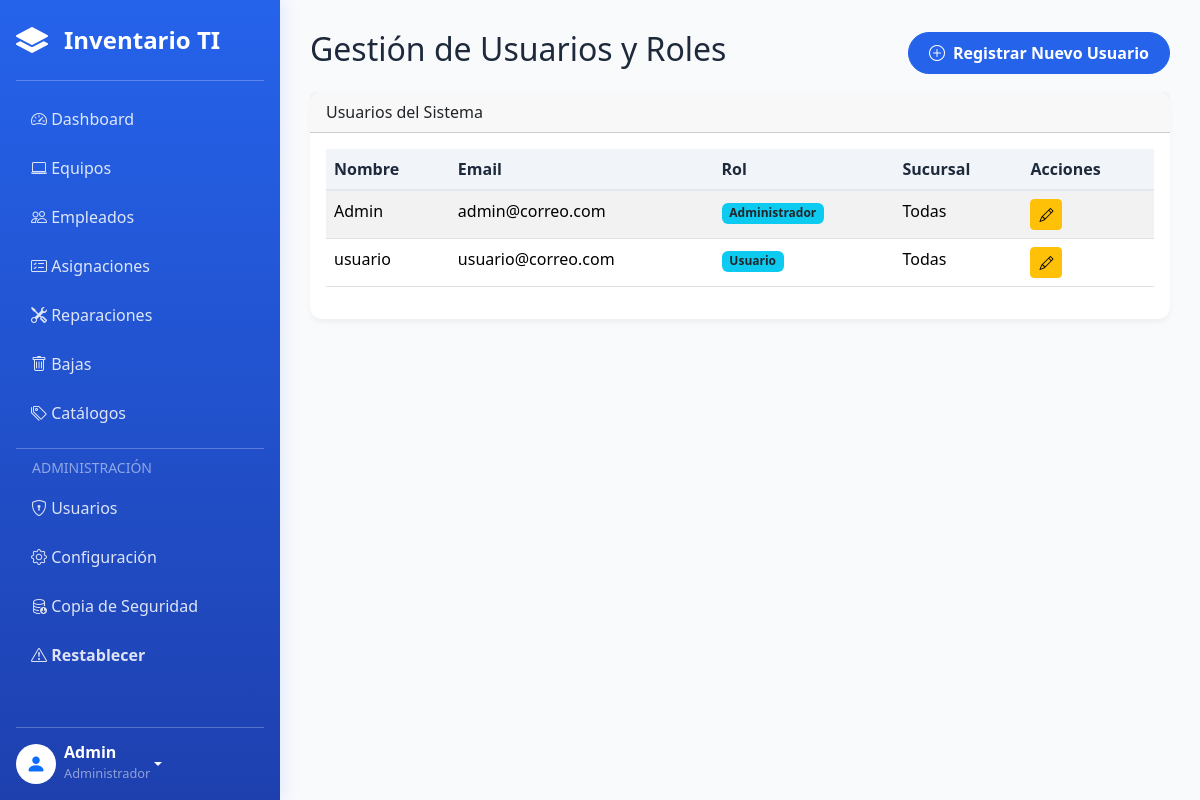
The page /gestion_usuarios.php (signed in) on the database its author committed.
### tables this page shows
CREATE TABLE IF NOT EXISTS `usuarios` (
  `id` int NOT NULL AUTO_INCREMENT,
  `id_sucursal` int DEFAULT NULL,
  `nombre` varchar(100) NOT NULL,
  `email` varchar(100) NOT NULL,
  `password` varchar(255) NOT NULL,
  `activo` tinyint(1) NOT NULL DEFAULT '1',
  `fecha_creacion` timestamp NOT NULL DEFAULT CURRENT_TIMESTAMP,
  PRIMARY KEY (`id`),
  UNIQUE KEY `email` (`email`),
  KEY `fk_usuario_sucursal` (`id_sucursal`),
  CONSTRAINT `fk_usuario_sucursal` FOREIGN KEY (`id_sucursal`) REFERENCES `sucursales` (`id`)
);

CREATE TABLE IF NOT EXISTS `roles` (
  `id` int NOT NULL AUTO_INCREMENT,
  `nombre_rol` varchar(50) NOT NULL,
  PRIMARY KEY (`id`),
  UNIQUE KEY `nombre_rol` (`nombre_rol`)
);

### public/gestion_usuarios.php (the view, shortened to what this page needs)
<?php
require_once '../templates/header.php';
$usuarios = $conexion->query("SELECT u.id, u.nombre, u.email, r.nombre_rol, s.nombre as sucursal_nombre FROM usuarios u LEFT JOIN usuario_roles ur ON u.id = ur.id_usuario LEFT JOIN roles r ON ur.id_rol = r.id LEFT JOIN sucursales s ON u.id_sucursal = s.id ORDER BY u.nombre");
?>
<div class="d-flex justify-content-between align-items-center mb-3">
    <h1 class="h2">Gestión de Usuarios y Roles</h1>
    <a href="usuario_agregar.php" class="btn btn-primary"><i class="bi bi-plus-circle me-2"></i>Registrar Nuevo Usuario</a>
</div>
<div class="card">
    <div class="card-header">Usuarios del Sistema</div>
    <div class="card-body">
        <div class="table-responsive">
            <table class="table table-striped table-hover">
                <thead>
                    <tr><th>Nombre</th><th>Email</th><th>Rol</th><th>Sucursal</th><th>Acciones</th></tr>
                </thead>
                <tbody>
                    <?php while ($usuario = $usuarios->fetch_assoc()): ?>
                        <tr>
                            <td><?php echo htmlspecialchars($usuario['nombre']); ?></td>
                            <td><?php echo htmlspecialchars($usuario['email']); ?></td>
                            <td><span class="badge bg-info text-dark"><?php echo htmlspecialchars($usuario['nombre_rol'] ?? 'Sin rol'); ?></span></td>
                            <td><?php echo htmlspecialchars($usuario['sucursal_nombre'] ?? 'Todas'); ?></td>
                            <td>
                                <a href="usuario_editar.php?id=<?php echo $usuario['id']; ?>" class="btn btn-warning btn-sm" title="Editar"><i class="bi bi-pencil"></i></a>
                            </td>
                        </tr>
                    <?php endwhile; ?>
                </tbody>
            </table>
        </div>
    </div>
</div>
<?php require_once '../templates/footer.php'; ?>

### templates/header.php (shortened to what this page needs)
<?php
$current_page = basename($_SERVER['PHP_SELF']);
?>
<!DOCTYPE html>
<html lang="es">
<head>
    <link href="https://cdn.jsdelivr.net/npm/bootstrap@5.3.3/dist/css/bootstrap.min.css" rel="stylesheet">
    <link rel="stylesheet" href="https://cdn.jsdelivr.net/npm/bootstrap-icons@1.11.3/font/bootstrap-icons.min.css">
    <link rel="stylesheet" href="https://cdn.datatables.net/1.13.6/css/dataTables.bootstrap5.min.css">
    <link rel="stylesheet" href="https://cdn.datatables.net/buttons/2.4.1/css/buttons.bootstrap5.min.css">
    <link rel="stylesheet" href="css/style.css?ver=<?php echo time(); ?>">
</head>
<body>
<div class="sidebar d-flex flex-column flex-shrink-0 p-3 text-white" id="sidebar">
    <a href="index.php" class="d-flex align-items-center mb-4 mb-md-0 me-md-auto text-white text-decoration-none">
        <i class="bi bi-layers-fill me-3" style="font-size: 2rem;"></i>
        <span class="fs-4 fw-bold">Inventario TI</span>
    </a>
    <hr>
    <ul class="nav nav-pills flex-column mb-auto">
        <li class="nav-item">
            <a href="index.php" class="nav-link <?php if($current_page == 'index.php') echo 'active'; ?>">
                <i class="bi bi-speedometer2"></i> Dashboard
            </a>
        </li>
        <li>
            <a href="equipos.php" class="nav-link <?php if(in_array($current_page, ['equipos.php', 'equipo_agregar.php', 'equipo_editar.php', 'equipo_detalle.php'])) echo 'active'; ?>">
                <i class="bi bi-laptop"></i> Equipos
            </a>
        </li>
        <li>
            <a href="empleados.php" class="nav-link <?php if(in_array($current_page, ['empleados.php', 'empleado_agregar.php', 'empleado_editar.php'])) echo 'active'; ?>">
                <i class="bi bi-people"></i> Empleados
            </a>
        </li>
        <li>
            <a href="asignaciones.php" class="nav-link <?php if(str_starts_with($current_page, 'asignacion')) echo 'active'; ?>">
                <i class="bi bi-card-checklist"></i> Asignaciones
            </a>
        </li>
        <li>
            <a href="reparaciones.php" class="nav-link <?php if(str_starts_with($current_page, 'reparacion')) echo 'active'; ?>">
                <i class="bi bi-tools"></i> Reparaciones
            </a>
        </li>
        <li>
            <a href="bajas.php" class="nav-link <?php if(str_starts_with($current_page, 'baja') || $current_page == 'equipo_dar_de_baja.php') echo 'active'; ?>">
                <i class="bi bi-trash"></i> Bajas
            </a>
        </li>
        <li>
            <a href="gestion_catalogos.php" class="nav-link <?php if($current_page == 'gestion_catalogos.php') echo 'active'; ?>">
                <i class="bi bi-tags"></i> Catálogos
            </a>
        </li>
        <?php
        $rol = isset($_SESSION['user_rol']) ? strtolower($_SESSION['user_rol']) : '';
        if ($rol === 'administrador' || $rol === 'admin'):
        ?>
        <hr class="my-2 border-white opacity-25">
        <div class="small text-uppercase text-white-50 mb-2 px-3">Administración</div>
        <li>
            <a href="gestion_usuarios.php" class="nav-link <?php if(str_starts_with($current_page, 'usuario')) echo 'active'; ?>">
                <i class="bi bi-shield-lock"></i> Usuarios
            </a>
        </li>
        <li>
            <a href="configuracion.php" class="nav-link <?php if($current_page == 'configuracion.php') echo 'active'; ?>">
                <i class="bi bi-gear"></i> Configuración
            </a>
        </li>
        <li>
            <a href="backup.php" class="nav-link <?php if($current_page == 'backup.php') echo 'active'; ?>">
                <i class="bi bi-database-down"></i> Copia de Seguridad
            </a>
        </li>
        <li>
            <a href="reset_system.php" class="nav-link text-danger <?php if($current_page == 'reset_system.php') echo 'active bg-danger text-white'; ?>" style="font-weight: 600;">
                <i class="bi bi-exclamation-triangle"></i> Restablecer
            </a>
        </li>
        <?php endif; ?>
    </ul>
    <hr>
    <div class="dropdown">
        <a href="#" class="d-flex align-items-center text-white text-decoration-none dropdown-toggle" data-bs-toggle="dropdown" aria-expanded="false">
            <div class="rounded-circle bg-white text-primary d-flex justify-content-center align-items-center me-2" style="width: 40px; height: 40px;">
                <i class="bi bi-person-fill fs-5"></i>
            </div>
            <div>
                <strong class="d-block lh-1"><?php echo htmlspecialchars($_SESSION['user_nombre'] ?? 'Usuario'); ?></strong>
                <small class="text-white-50" style="font-size: 0.8rem;"><?php echo htmlspecialchars($_SESSION['user_rol'] ?? 'Rol'); ?></small>
            </div>
        </a>
    </div>
</div>
<main class="main-content">

### templates/footer.php (shortened to what this page needs)
</main>
</body>
</html>

### public/css/style.css (style rules this page uses)
:root { --primary-blue: #2563eb; --primary-dark: #1e40af; --bg-body: #f8fafc; --bg-card: #ffffff; --text-main: #1e293b; --text-muted: #64748b; --radius-md: 12px; --radius-pill: 50px; --sidebar-width: 280px; }
body { font-family: 'Segoe UI', Roboto, 'Helvetica Neue', sans-serif; background-color: var(--bg-body); color: var(--text-main); margin: 0; overflow-x: hidden; }
body:not(.login-page) { display: flex; flex-direction: row; min-height: 100vh; }
#sidebar { width: var(--sidebar-width); height: 100vh; position: sticky; top: 0; left: 0; background: linear-gradient(180deg, var(--primary-blue) 0%, var(--primary-dark) 100%) !important; box-shadow: 4px 0 15px rgba(37, 99, 235, 0.1); color: white; flex-shrink: 0; overflow-y: auto; z-index: 1050; transition: transform 0.3s ease-in-out; }
.main-content { flex-grow: 1; padding: 30px; width: calc(100% - var(--sidebar-width)); overflow-y: auto; transition: margin-left 0.3s ease-in-out; }
.nav-pills .nav-link { color: rgba(255, 255, 255, 0.85) !important; font-weight: 500; margin-bottom: 5px; border-radius: var(--radius-md); padding: 10px 15px; transition: all 0.2s ease; }
.card { background-color: var(--bg-card); border: none; border-radius: var(--radius-md); box-shadow: 0 4px 6px -1px rgba(0, 0, 0, 0.05); margin-bottom: 20px; }
.btn-primary { background-color: var(--primary-blue); border-color: var(--primary-blue); border-radius: var(--radius-pill); padding: 8px 20px; font-weight: 600; }
.table thead th { background-color: #f1f5f9 !important; color: var(--text-main) !important; border-bottom: 2px solid #e2e8f0; }

### rows shown on the page
usuarios: nombre "Admin", email "admin@correo.com", roles.nombre_rol "Administrador", sucursal_nombre "Todas"
usuarios: nombre "usuario", email "usuario@correo.com", roles.nombre_rol "Usuario", sucursal_nombre "Todas"

### other values the page prints
$_SESSION['user_nombre'] "Admin"
$_SESSION['user_rol'] "Administrador"
